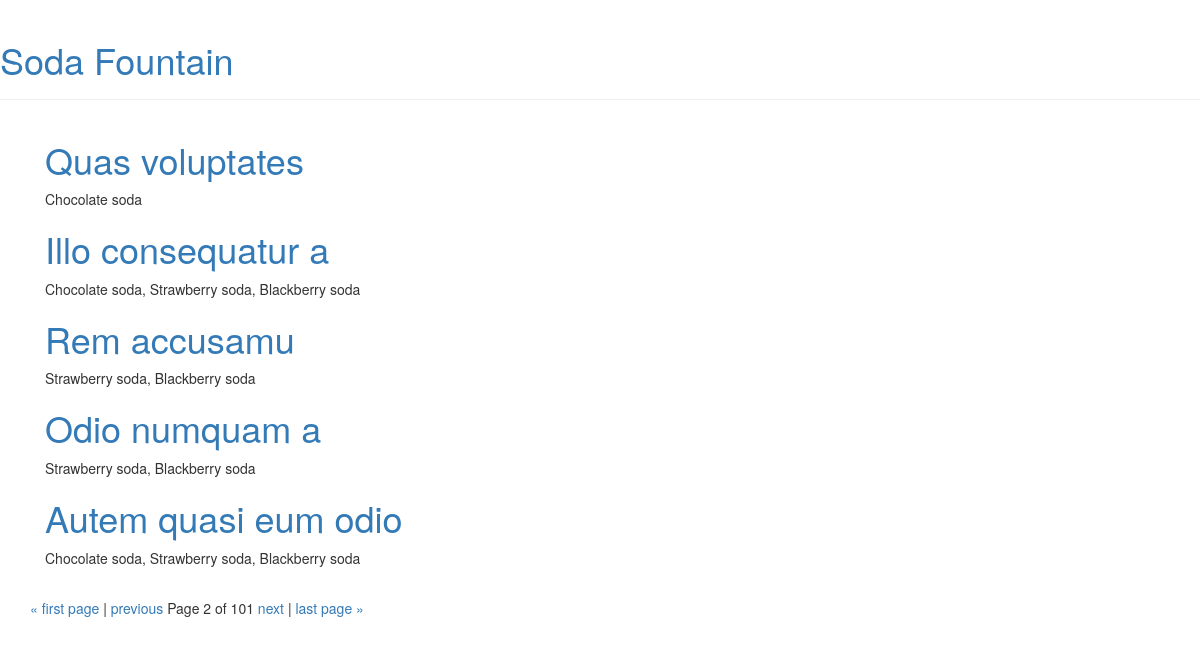
Screenshot of /?page=2 with the database file from the repository.
### menu/models.py (models this page shows, shortened)
class Menu(models.Model):
    season = models.CharField(max_length=20)
    items = models.ManyToManyField('Item', related_name='items')
    created_date = models.DateTimeField(
            default=timezone.now)
    expiration_date = models.DateTimeField(
            blank=True, null=True)

class Item(models.Model):
    name = models.CharField(max_length=200)
    description = models.TextField()
    chef = models.ForeignKey('auth.User', on_delete=models.CASCADE)
    created_date = models.DateTimeField(
            default=timezone.now)
    standard = models.BooleanField(default=False)
    ingredients = models.ManyToManyField('Ingredient')
    def __str__(self):
        return self.name

### menu/views.py (the view)
# urls.py: url(r'^$', views.menu_list, name='menu_list'),
def menu_list(request):
    menu = Menu.objects.all().prefetch_related('items')
    paginator = Paginator(menu, 5)
    page = request.GET.get('page')
    menus = paginator.get_page(page)
    return render(request, 'menu/list_all_current_menus.html',
                  {'menus': menus})

### menu/templates/menu/list_all_current_menus.html (shortened to what this page needs)
{% extends 'menu/layout.html' %}
{% block content %}
    <div class="col-md-8">
        <div class="post">
            {% for menu in menus %}
                <h1>
                    <a href="{% url 'menu:menu_detail' pk=menu.pk %}">{{ menu.season }}</a>
                </h1>
                <p>{{ menu.items.all|join:", "}}</p>
            {% endfor %}
        </div>
    </div>
    <div class="pagination">
        <span class="step-links">
            {% if menus.has_previous %}
                <a href="?page=1">&laquo; first page </a><span>|</span>
                <a href="?page={{ menus.previous_page_number }}">previous</a>
            {% endif %}
            <span class="current">
                Page {{ menus.number }} of {{ menus.paginator.num_pages }}
            </span>
            {% if menus.has_next %}
                <a href="?page={{ menus.next_page_number }}">next </a><span>|</span>
                <a href="?page={{ menus.paginator.num_pages }}">last page &raquo;</a>
            {% endif %}
        </span>
    </div>
{% endblock %}

### rows the page displays
Menu: season "Quas voluptates", items.all "Chocolate soda"
Menu: season "Illo consequatur a", items.all "Chocolate soda, Strawberry soda, Blackberry soda"
Menu: season "Rem accusamu", items.all "Strawberry soda, Blackberry soda"
Menu: season "Odio numquam a", items.all "Strawberry soda, Blackberry soda"
Menu: season "Autem quasi eum odio", items.all "Chocolate soda, Strawberry soda, Blackberry soda"

### other values shown
{{ menus.number }} "2"
{{ menus.paginator.num_pages }} "101"
